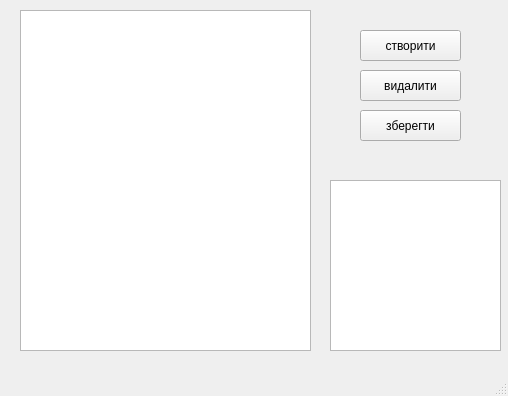
<?xml version="1.0" encoding="UTF-8"?>
<ui version="4.0">
 <class>MainWindow</class>
 <widget class="QMainWindow" name="MainWindow">
  <property name="geometry">
   <rect>
    <x>0</x>
    <y>0</y>
    <width>508</width>
    <height>396</height>
   </rect>
  </property>
  <property name="windowTitle">
   <string>MainWindow</string>
  </property>
  <widget class="QWidget" name="centralwidget">
   <widget class="QPushButton" name="pushButton">
    <property name="geometry">
     <rect>
      <x>360</x>
      <y>30</y>
      <width>101</width>
      <height>31</height>
     </rect>
    </property>
    <property name="text">
     <string>створити</string>
    </property>
   </widget>
   <widget class="QPushButton" name="pushButton_2">
    <property name="geometry">
     <rect>
      <x>360</x>
      <y>70</y>
      <width>101</width>
      <height>31</height>
     </rect>
    </property>
    <property name="text">
     <string>видалити</string>
    </property>
   </widget>
   <widget class="QPushButton" name="pushButton_3">
    <property name="geometry">
     <rect>
      <x>360</x>
      <y>110</y>
      <width>101</width>
      <height>31</height>
     </rect>
    </property>
    <property name="text">
     <string>зберегти</string>
    </property>
   </widget>
   <widget class="QListWidget" name="listWidget">
    <property name="geometry">
     <rect>
      <x>330</x>
      <y>180</y>
      <width>171</width>
      <height>171</height>
     </rect>
    </property>
   </widget>
   <widget class="QTextEdit" name="textEdit">
    <property name="geometry">
     <rect>
      <x>20</x>
      <y>10</y>
      <width>291</width>
      <height>341</height>
     </rect>
    </property>
   </widget>
  </widget>
  <widget class="QMenuBar" name="menubar">
   <property name="geometry">
    <rect>
     <x>0</x>
     <y>0</y>
     <width>508</width>
     <height>21</height>
    </rect>
   </property>
  </widget>
  <widget class="QStatusBar" name="statusbar"/>
 </widget>
 <resources/>
 <connections/>
</ui>
